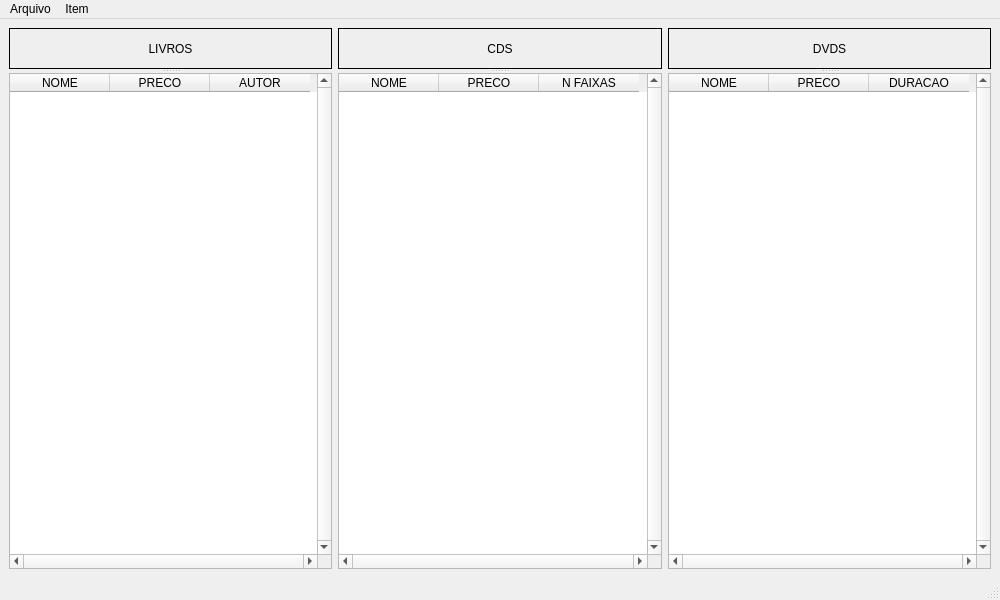
<?xml version="1.0" encoding="UTF-8"?>
<ui version="4.0">
 <class>MainLoja</class>
 <widget class="QMainWindow" name="MainLoja">
  <property name="geometry">
   <rect>
    <x>0</x>
    <y>0</y>
    <width>1000</width>
    <height>600</height>
   </rect>
  </property>
  <property name="windowTitle">
   <string>Estoque em loja</string>
  </property>
  <widget class="QWidget" name="centralwidget">
   <layout class="QHBoxLayout" name="horizontalLayout">
    <item>
     <widget class="QSplitter" name="splitter">
      <property name="orientation">
       <enum>Qt::Vertical</enum>
      </property>
      <widget class="QLabel" name="label">
       <property name="autoFillBackground">
        <bool>true</bool>
       </property>
       <property name="frameShape">
        <enum>QFrame::Box</enum>
       </property>
       <property name="frameShadow">
        <enum>QFrame::Plain</enum>
       </property>
       <property name="text">
        <string>LIVROS</string>
       </property>
       <property name="scaledContents">
        <bool>true</bool>
       </property>
       <property name="alignment">
        <set>Qt::AlignCenter</set>
       </property>
      </widget>
      <widget class="QTableWidget" name="tableWidget">
       <property name="verticalScrollBarPolicy">
        <enum>Qt::ScrollBarAlwaysOn</enum>
       </property>
       <property name="horizontalScrollBarPolicy">
        <enum>Qt::ScrollBarAlwaysOn</enum>
       </property>
       <property name="tabKeyNavigation">
        <bool>false</bool>
       </property>
       <property name="selectionMode">
        <enum>QAbstractItemView::SingleSelection</enum>
       </property>
       <property name="selectionBehavior">
        <enum>QAbstractItemView::SelectRows</enum>
       </property>
       <attribute name="verticalHeaderVisible">
        <bool>false</bool>
       </attribute>
       <column>
        <property name="text">
         <string>NOME</string>
        </property>
       </column>
       <column>
        <property name="text">
         <string>PRECO</string>
        </property>
       </column>
       <column>
        <property name="text">
         <string>AUTOR</string>
        </property>
       </column>
      </widget>
     </widget>
    </item>
    <item>
     <widget class="QSplitter" name="splitter_2">
      <property name="orientation">
       <enum>Qt::Vertical</enum>
      </property>
      <widget class="QLabel" name="label_2">
       <property name="autoFillBackground">
        <bool>true</bool>
       </property>
       <property name="frameShape">
        <enum>QFrame::Box</enum>
       </property>
       <property name="text">
        <string>CDS</string>
       </property>
       <property name="alignment">
        <set>Qt::AlignCenter</set>
       </property>
      </widget>
      <widget class="QTableWidget" name="tableWidget_2">
       <property name="verticalScrollBarPolicy">
        <enum>Qt::ScrollBarAlwaysOn</enum>
       </property>
       <property name="horizontalScrollBarPolicy">
        <enum>Qt::ScrollBarAlwaysOn</enum>
       </property>
       <property name="tabKeyNavigation">
        <bool>false</bool>
       </property>
       <property name="selectionMode">
        <enum>QAbstractItemView::SingleSelection</enum>
       </property>
       <property name="selectionBehavior">
        <enum>QAbstractItemView::SelectRows</enum>
       </property>
       <attribute name="verticalHeaderVisible">
        <bool>false</bool>
       </attribute>
       <column>
        <property name="text">
         <string>NOME</string>
        </property>
       </column>
       <column>
        <property name="text">
         <string>PRECO</string>
        </property>
       </column>
       <column>
        <property name="text">
         <string>N FAIXAS</string>
        </property>
       </column>
      </widget>
     </widget>
    </item>
    <item>
     <widget class="QSplitter" name="splitter_3">
      <property name="orientation">
       <enum>Qt::Vertical</enum>
      </property>
      <widget class="QLabel" name="label_3">
       <property name="autoFillBackground">
        <bool>true</bool>
       </property>
       <property name="frameShape">
        <enum>QFrame::Box</enum>
       </property>
       <property name="text">
        <string>DVDS</string>
       </property>
       <property name="alignment">
        <set>Qt::AlignCenter</set>
       </property>
      </widget>
      <widget class="QTableWidget" name="tableWidget_3">
       <property name="verticalScrollBarPolicy">
        <enum>Qt::ScrollBarAlwaysOn</enum>
       </property>
       <property name="horizontalScrollBarPolicy">
        <enum>Qt::ScrollBarAlwaysOn</enum>
       </property>
       <property name="tabKeyNavigation">
        <bool>false</bool>
       </property>
       <property name="selectionMode">
        <enum>QAbstractItemView::SingleSelection</enum>
       </property>
       <property name="selectionBehavior">
        <enum>QAbstractItemView::SelectRows</enum>
       </property>
       <attribute name="verticalHeaderVisible">
        <bool>false</bool>
       </attribute>
       <column>
        <property name="text">
         <string>NOME</string>
        </property>
       </column>
       <column>
        <property name="text">
         <string>PRECO</string>
        </property>
       </column>
       <column>
        <property name="text">
         <string>DURACAO</string>
        </property>
       </column>
      </widget>
     </widget>
    </item>
   </layout>
  </widget>
  <widget class="QMenuBar" name="menubar">
   <property name="geometry">
    <rect>
     <x>0</x>
     <y>0</y>
     <width>1000</width>
     <height>22</height>
    </rect>
   </property>
   <widget class="QMenu" name="menuItem">
    <property name="title">
     <string>Item</string>
    </property>
   </widget>
   <widget class="QMenu" name="menuArquivo">
    <property name="title">
     <string>Arquivo</string>
    </property>
    <addaction name="action_Ler"/>
    <addaction name="action_Salvar"/>
    <addaction name="separator"/>
    <addaction name="actionSair"/>
   </widget>
   <addaction name="menuArquivo"/>
   <addaction name="menuItem"/>
  </widget>
  <widget class="QStatusBar" name="statusBar">
   <property name="mouseTracking">
    <bool>false</bool>
   </property>
   <property name="contextMenuPolicy">
    <enum>Qt::DefaultContextMenu</enum>
   </property>
   <property name="acceptDrops">
    <bool>true</bool>
   </property>
  </widget>
  <action name="action_Ler">
   <property name="text">
    <string>&quot;Ler&quot;</string>
   </property>
  </action>
  <action name="action_Salvar">
   <property name="text">
    <string>&quot;Salvar&quot;</string>
   </property>
  </action>
  <action name="actionSair">
   <property name="text">
    <string>Sair</string>
   </property>
  </action>
 </widget>
 <tabstops>
  <tabstop>tableWidget</tabstop>
  <tabstop>tableWidget_3</tabstop>
  <tabstop>tableWidget_2</tabstop>
 </tabstops>
 <resources/>
 <connections/>
</ui>
